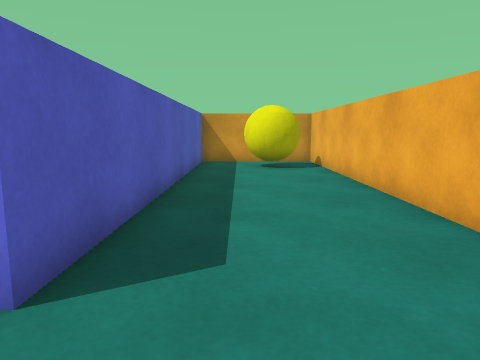
[1] (above)

18 first-person views from a walk through a Unity game level. The camera is 0.62 m above the floor, tilts 8° down and sees 70° across. The floor is counted in squares, 0.5 m on a side. Each view is taken from the middle of a square. On the plan, view 1 faces up. The plan holds only what a view shows up to about 14 squares ahead; the rest is blank.

[2]
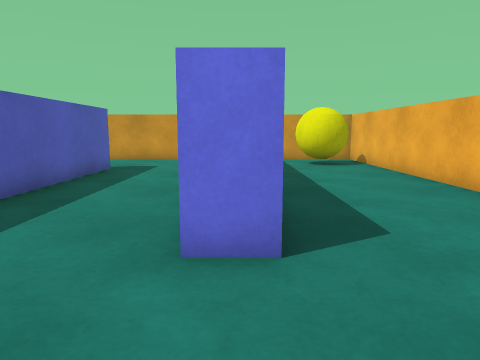

[3]
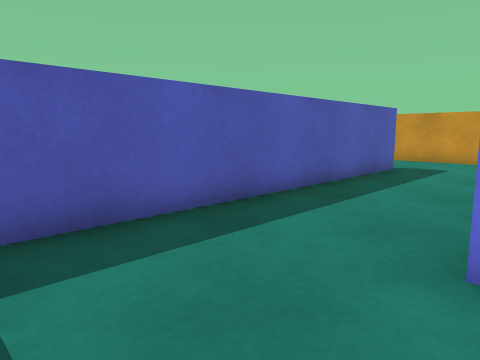

[4]
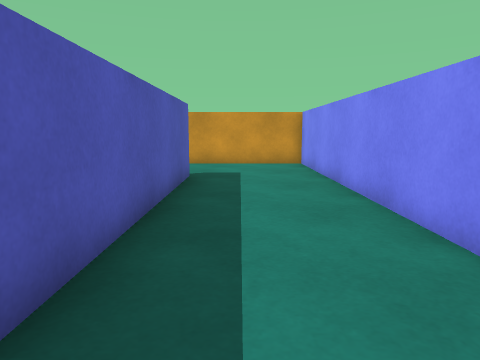

[5]
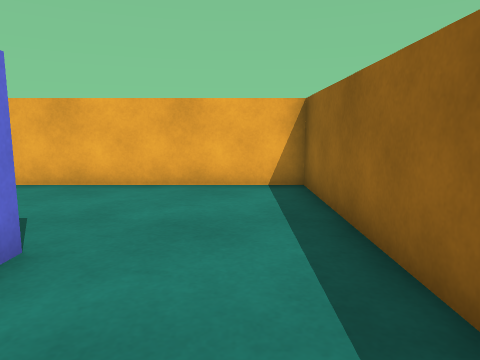

[6]
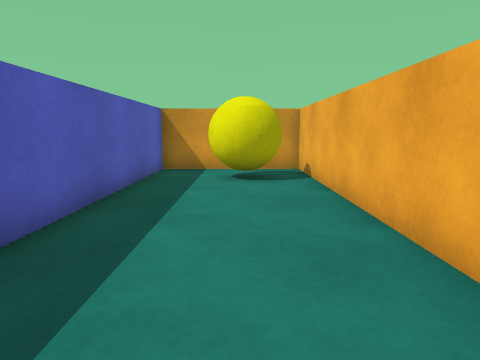

[7]
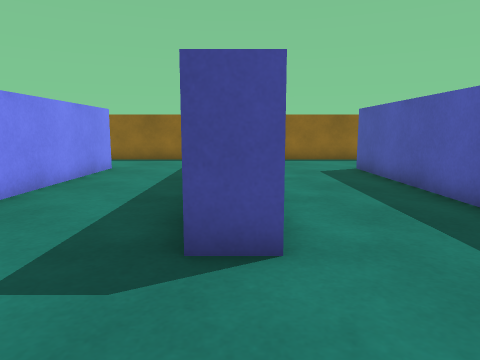

[8]
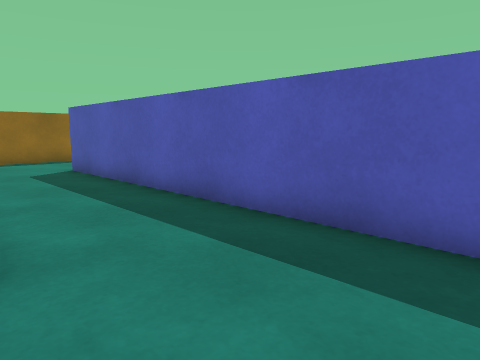

[9]
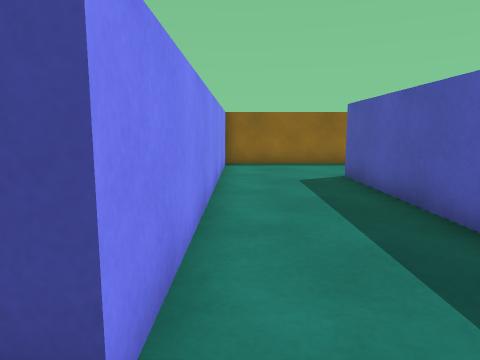

[10]
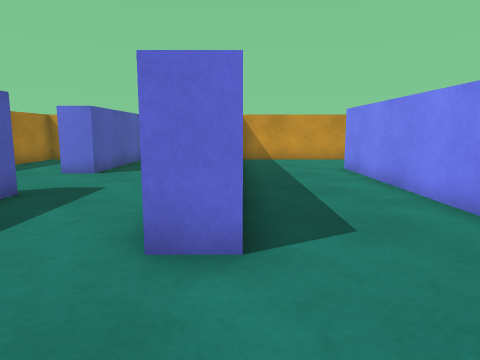

[11]
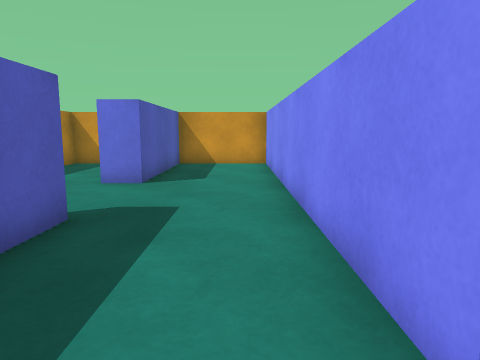

[12]
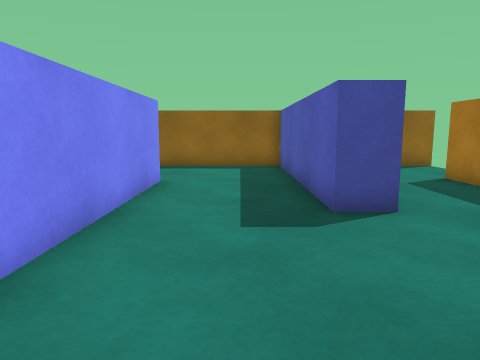

[13]
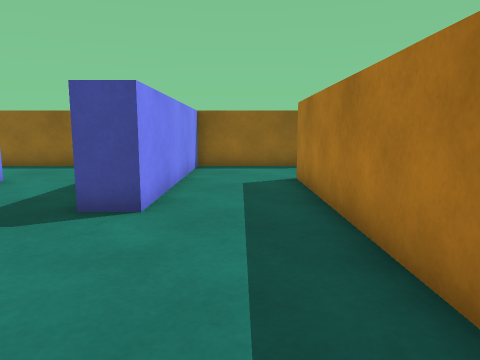

[14]
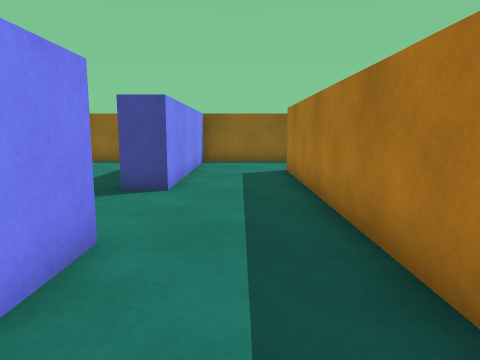

[15]
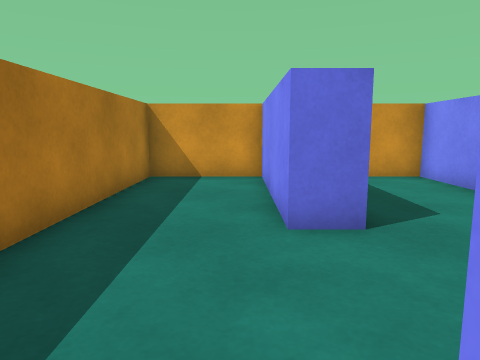

[16]
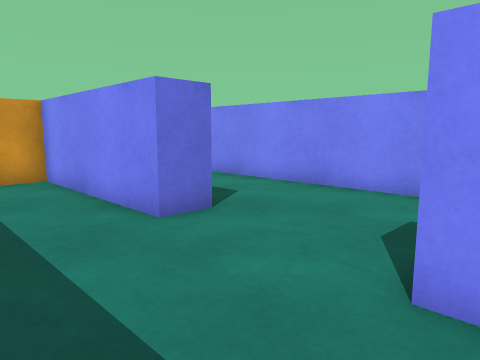

[17]
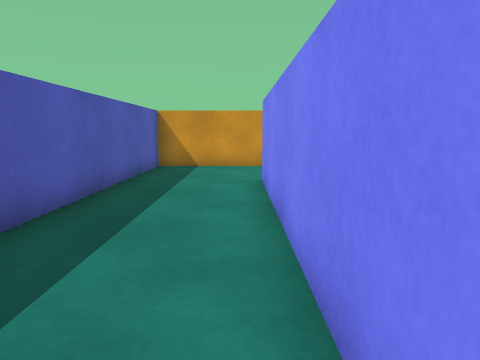

[18]
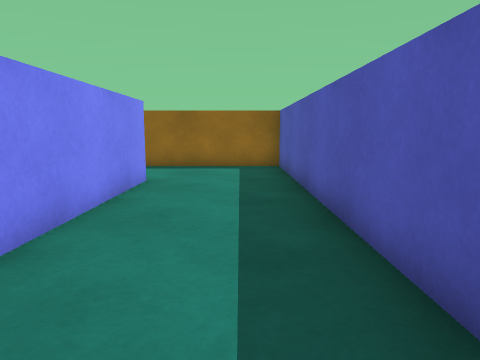

### Floor plan
Points are (right, up) in squares from view 1. A wall is a line through its corners. A room is listed if a view was taken in it or the views show most of it. See-through windows are left out.
Room 1 (views 1, 2, 3, 4, 5, 6, 7, 8, 9, 10, 11, 12, 13, 14, 15, 16, 17, 18)
walls: (-7.4, -1.2) (-7.4, 10.7) (-6.4, 10.7) (-6.4, -1.5) (3, -1.5) (3, 14.5) (2.1, 14.5); (0.2, 14.5) (-1.6, 14.5) (-1.6, 2.3) (-2.6, 2.3) (-2.6, 14.5) (-11, 14.5) (-11, 2.3) (-12, 2.3) (-12, 14.5) (-15.5, 14.5) (-15.5, 9.3) (-16.4, 9.3) (-16.4, 14.5) (-19.5, 14.5) (-19.5, 1.8); (-21.1, -1.5) (-16.4, -1.5) (-16.4, 5.8) (-15.5, 5.8) (-15.5, -1.5) (-7.4, -1.5)
objects: other object (0, 11) to (2, 12)

Where each view was taken, in squares from view 1:
view 1: 0 up, 0 right, facing up
view 2: 1 down, 2 left, facing up
view 3: 1 down, 2 left, facing up-left
view 4: 1 up, 5 left, facing up
view 5: 0 up, 5 left, facing right
view 6: 3 up, 1 right, facing up
view 7: 14 up, 7 left, facing down
view 8: 14 up, 7 left, facing down-left
view 9: 12 up, 8 left, facing down
view 10: 1 down, 11 left, facing up
view 11: 1 up, 13 left, facing up
view 12: 11 up, 14 left, facing down
view 13: 11 up, 18 left, facing down
view 14: 13 up, 18 left, facing down
view 15: 5 up, 17 left, facing up
view 16: 5 up, 19 left, facing up-right
view 17: 2 up, 8 left, facing up
view 18: 11 up, 5 left, facing down
